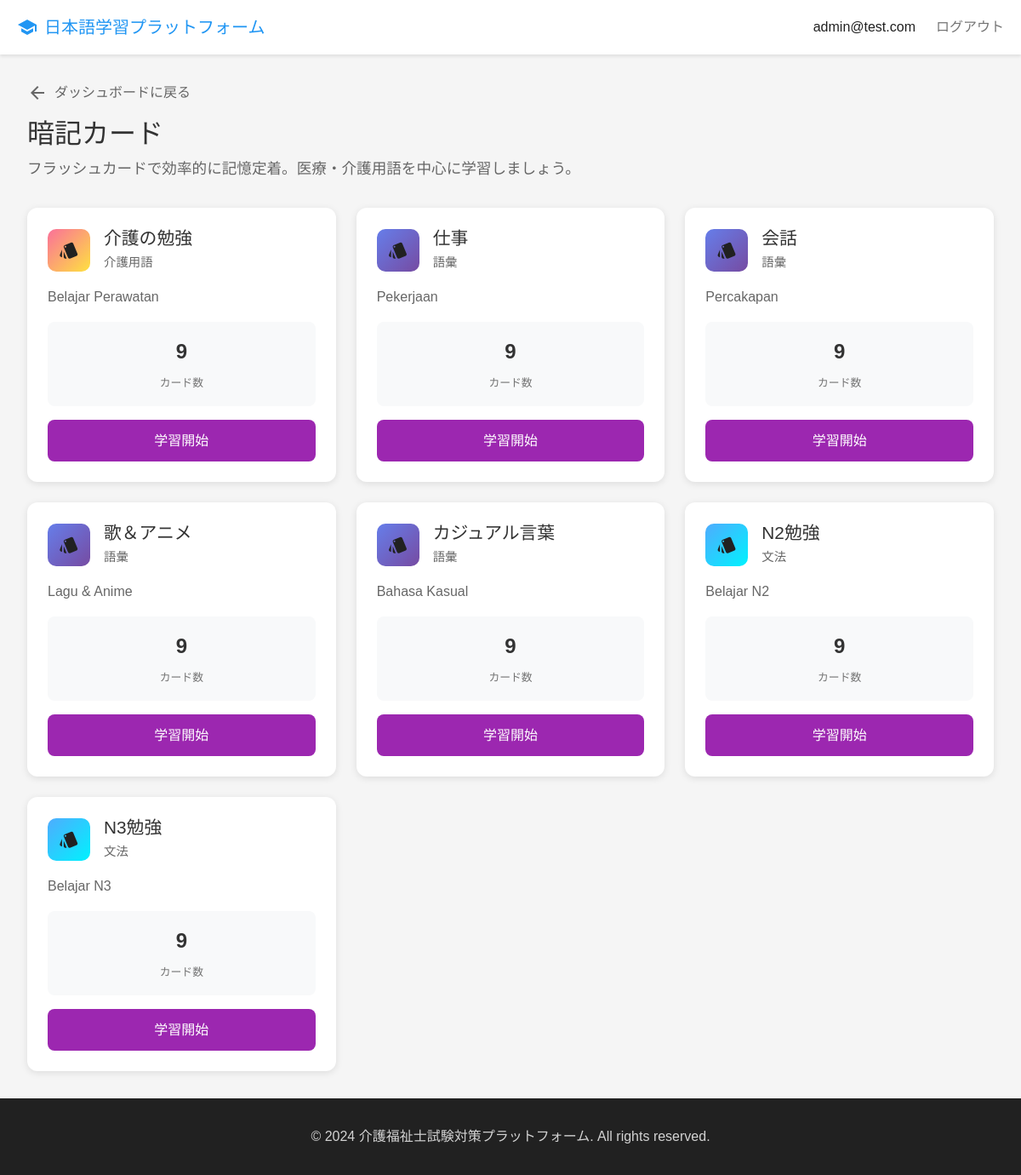
Screenshot of /flashcards/ (signed in) with the database file from the repository.
### apps/users/models.py (models this page shows)
class User(AbstractUser):
    LANGUAGE_CHOICES = [
        ('en', 'English'),
        ('vi', 'Vietnamese'),
        ('zh', 'Chinese'),
        ('ko', 'Korean'),
        ('th', 'Thai'),
        ('id', 'Indonesian'),
        ('my', 'Burmese'),
    ]
    email = models.EmailField(unique=True)
    username = models.CharField(max_length=150, blank=True, null=True)
    native_language = models.CharField(max_length=2, choices=LANGUAGE_CHOICES, default='id')
    is_premium = models.BooleanField(default=False)
    subscription_end_date = models.DateTimeField(null=True, blank=True)
    stripe_customer_id = models.CharField(max_length=255, blank=True)
    created_at = models.DateTimeField(auto_now_add=True)
    updated_at = models.DateTimeField(auto_now=True)
    USERNAME_FIELD = 'email'
    REQUIRED_FIELDS = []
    class Meta:
        db_table = 'users'
        verbose_name = 'User'
        verbose_name_plural = 'Users'

### apps/learning/models.py (models this page shows, shortened)
class FlashcardDeck(models.Model):
    DECK_TYPES = [
        ('vocabulary', '語彙'),
        ('kanji', '漢字'),
        ('grammar', '文法'),
        ('medical', '医療用語'),
        ('caregiving', '介護用語'),
    ]
    name = models.CharField(max_length=200)
    deck_type = models.CharField(max_length=20, choices=DECK_TYPES)
    description = models.TextField(blank=True)
    is_premium = models.BooleanField(default=False)
    is_active = models.BooleanField(default=True)
    order = models.IntegerField(default=0)
    created_at = models.DateTimeField(auto_now_add=True)
    updated_at = models.DateTimeField(auto_now=True)
    class Meta:
        db_table = 'flashcard_decks'
        ordering = ['order', 'name']

### apps/web/views.py (the view)
# urls.py: path('flashcards/', views.flashcards_view, name='flashcards'),
@login_required
@allow_free_access
def flashcards_view(request):
    from apps.learning.models import FlashcardDeck
    from django.db.models import Count
    decks = FlashcardDeck.objects.filter(is_active=True).annotate(
        card_count=Count('cards')
    ).order_by('order', 'name')
    deck_data = []
    for deck in decks:
        deck_data.append({
            'deck': deck,
            'total_cards': deck.card_count
        })
    return render(request, 'flashcards/main.html', {
        'deck_data': deck_data,
        'user': request.user
    })

### templates/flashcards/main.html (shortened to what this page needs)
{% extends 'base.html' %}
{% load static %}
{% block content %}
<div class="flashcards-container">
    <div class="flashcards-header">
        <div style="display: flex; align-items: center; gap: 1rem; margin-bottom: 1rem;">
            <a href="{% url 'dashboard' %}" style="text-decoration: none; color: #666; display: flex; align-items: center; gap: 0.5rem;">
                <span class="material-icons">arrow_back</span>
                ダッシュボードに戻る
            </a>
        </div>
        <h1>暗記カード</h1>
        <p class="flashcards-subtitle">フラッシュカードで効率的に記憶定着。医療・介護用語を中心に学習しましょう。</p>
    </div>
    {% if deck_data %}
    <div class="decks-grid">
        {% for data in deck_data %}
        <div class="deck-card">
            <div class="deck-header">
                <div class="deck-icon {{ data.deck.deck_type }}">
                    <span class="material-icons">style</span>
                </div>
                <div class="deck-info">
                    <h3>{{ data.deck.name }}</h3>
                    <p class="deck-type">{{ data.deck.get_deck_type_display }}</p>
                </div>
            </div>
            {% if data.deck.description %}
            <p style="color: #666; margin-bottom: 1rem;">{{ data.deck.description }}</p>
            {% endif %}
            <div class="deck-stats">
                <div class="stat-item">
                    <div class="stat-value">{{ data.total_cards }}</div>
                    <div class="stat-label">カード数</div>
                </div>
            </div>
            <div class="deck-actions">
                <a href="{% url 'flashcards_study' data.deck.id %}" class="btn btn-primary">
                    学習開始
                </a>
            </div>
        </div>
        {% endfor %}
    </div>
    {% else %}
    <div class="empty-state">
        <span class="material-icons">inbox</span>
        <h2>デッキがありません</h2>
        <p>管理者がフラッシュカードのデッキを追加するまでお待ちください。</p>
    </div>
    {% endif %}
</div>
{% endblock %}

### templates/base.html (shortened to what this page needs)
<!DOCTYPE html>
<html lang="ja">
<head>
    {% load static %}
    <link rel="stylesheet" href="{% static 'css/style.css' %}">
</head>
<body>
    {% block header %}
    {% if user.is_authenticated %}
    <nav class="navbar">
        <div class="nav-container">
            <a href="{% url 'dashboard' %}" class="nav-brand">
                <span class="material-icons">school</span>
                日本語学習プラットフォーム
            </a>
            <div class="nav-menu">
                <span class="nav-user">{{ user.email }}</span>
                <a href="{% url 'logout' %}" class="nav-link">ログアウト</a>
            </div>
        </div>
    </nav>
    {% endif %}
    {% endblock %}
    <main>
        {% block content %}{% endblock %}
    </main>
    <footer class="footer">
        <div class="container">
            <p>&copy; 2024 介護福祉士試験対策プラットフォーム. All rights reserved.</p>
        </div>
    </footer>
</body>
</html>

### static/css/style.css (style rules this page uses)
* { margin: 0; padding: 0; box-sizing: border-box; }
:root { --primary-color: #2196F3; --primary-dark: #1976D2; --secondary-color: #4CAF50; --danger-color: #F44336; --warning-color: #FF9800; --text-primary: #212121; --text-secondary: #757575; --bg-primary: #FFFFFF; --bg-secondary: #F5F5F5; --border-color: #E0E0E0; --shadow-sm: 0 2px 4px rgba(0,0,0,0.1); --shadow-md: 0 4px 8px rgba(0,0,0,0.15); --shadow-lg: 0 8px 16px rgba(0,0,0,0.2); }
body { font-family: 'Noto Sans JP', sans-serif; background-color: var(--bg-secondary); color: var(--text-primary); line-height: 1.6; min-height: 100vh; display: flex; flex-direction: column; }
main { flex: 1; }
.container { max-width: 1200px; margin: 0 auto; padding: 0 20px; }
h1, h2, h3, h4, h5, h6 { font-weight: 500; line-height: 1.2; margin-bottom: 1rem; }
h1 { font-size: 2.5rem; }
h3 { font-size: 1.5rem; }
.navbar { background: white; box-shadow: var(--shadow-sm); padding: 1rem 0; position: sticky; top: 0; z-index: 100; }
.nav-container { max-width: 1200px; margin: 0 auto; padding: 0 20px; display: flex; justify-content: space-between; align-items: center; }
.nav-brand { display: flex; align-items: center; gap: 0.5rem; font-size: 1.25rem; font-weight: 500; color: var(--primary-color); text-decoration: none; }
.nav-menu { display: flex; align-items: center; gap: 1.5rem; }
.nav-link { color: var(--text-secondary); text-decoration: none; transition: color 0.3s ease; }
.nav-user { color: var(--text-primary); font-weight: 500; }
.stat-label { font-size: 0.9rem; opacity: 0.9; }
.stat-value { font-size: 2rem; font-weight: 700; color: var(--text-primary); margin-bottom: 0.5rem; }
.stat-label { font-size: 0.875rem; color: var(--text-secondary); }
.btn { display: inline-flex; align-items: center; justify-content: center; gap: 0.5rem; padding: 0.75rem 1.5rem; border: none; border-radius: 8px; font-size: 1rem; font-weight: 500; cursor: pointer; transition: all 0.3s ease; text-decoration: none; }
.btn-primary { background: var(--primary-color); color: white; }
.footer { background: var(--text-primary); color: white; padding: 2rem 0; margin-top: auto; }
.footer .container { text-align: center; }
.footer p { margin: 0; opacity: 0.8; }

### templates/flashcards/main.html (style rules this page uses)
.flashcards-container { max-width: 1200px; margin: 0 auto; padding: 2rem; }
.flashcards-header { margin-bottom: 2rem; }
.flashcards-header h1 { font-size: 2rem; color: #333; margin-bottom: 0.5rem; }
.flashcards-subtitle { color: #666; font-size: 1.1rem; }
.decks-grid { display: grid; grid-template-columns: repeat(auto-fill, minmax(350px, 1fr)); gap: 1.5rem; margin-top: 2rem; }
.deck-card { background: white; border-radius: 12px; padding: 1.5rem; box-shadow: 0 2px 8px rgba(0,0,0,0.1); transition: transform 0.2s, box-shadow 0.2s; }
.deck-header { display: flex; align-items: center; gap: 1rem; margin-bottom: 1rem; }
.deck-icon { width: 50px; height: 50px; border-radius: 10px; display: flex; align-items: center; justify-content: center; font-size: 1.5rem; }
.deck-icon.vocabulary { background: linear-gradient(135deg, #667eea 0%, #764ba2 100%); }
.deck-icon.grammar { background: linear-gradient(135deg, #4facfe 0%, #00f2fe 100%); }
.deck-icon.caregiving { background: linear-gradient(135deg, #fa709a 0%, #fee140 100%); }
.deck-info h3 { font-size: 1.3rem; color: #333; margin-bottom: 0.25rem; }
.deck-type { color: #666; font-size: 0.9rem; }
.deck-stats { display: flex; gap: 1rem; margin: 1rem 0; padding: 1rem; background: #f8f9fa; border-radius: 8px; }
.stat-item { flex: 1; text-align: center; }
.stat-value { font-size: 1.5rem; font-weight: bold; color: #333; }
.stat-label { font-size: 0.8rem; color: #666; margin-top: 0.25rem; }
.deck-actions { display: flex; gap: 0.5rem; }
.btn { padding: 0.75rem 1.5rem; border: none; border-radius: 8px; font-size: 1rem; cursor: pointer; transition: all 0.2s; text-decoration: none; display: inline-block; text-align: center; }
.btn-primary { background: #9C27B0; color: white; flex: 1; }

### rows the page displays
User: email "admin@test.com"
FlashcardDeck: deck.name "介護の勉強", deck.deck_type "介護用語", deck.description "Belajar Perawatan", total_cards "9"
FlashcardDeck: deck.name "仕事", deck.deck_type "語彙", deck.description "Pekerjaan", total_cards "9"
FlashcardDeck: deck.name "会話", deck.deck_type "語彙", deck.description "Percakapan", total_cards "9"
FlashcardDeck: deck.name "歌＆アニメ", deck.deck_type "語彙", deck.description "Lagu & Anime", total_cards "9"
FlashcardDeck: deck.name "カジュアル言葉", deck.deck_type "語彙", deck.description "Bahasa Kasual", total_cards "9"
FlashcardDeck: deck.name "N2勉強", deck.deck_type "文法", deck.description "Belajar N2", total_cards "9"
FlashcardDeck: deck.name "N3勉強", deck.deck_type "文法", deck.description "Belajar N3", total_cards "9"
